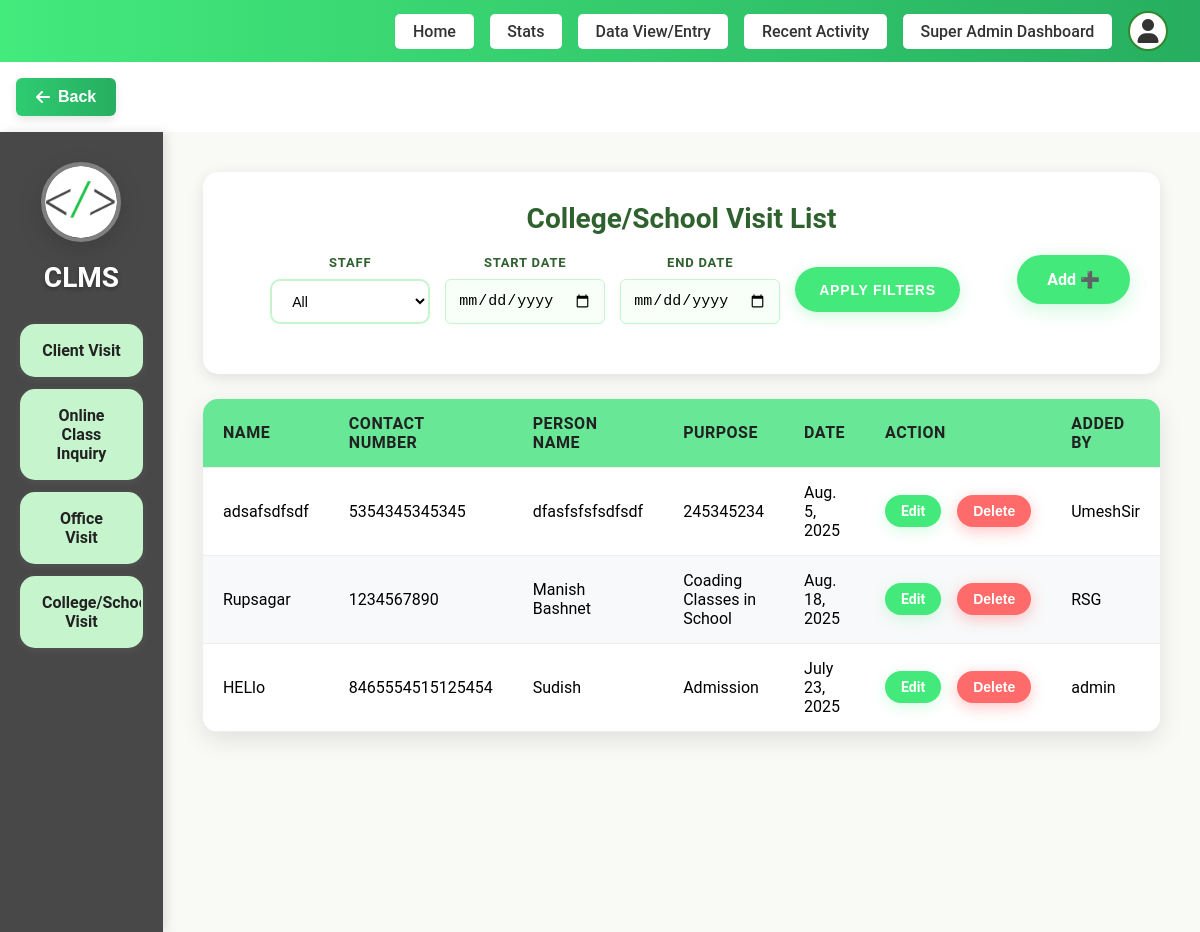
Page /add-dashboard/college-visit/list/ (signed in) on the earlier database version.
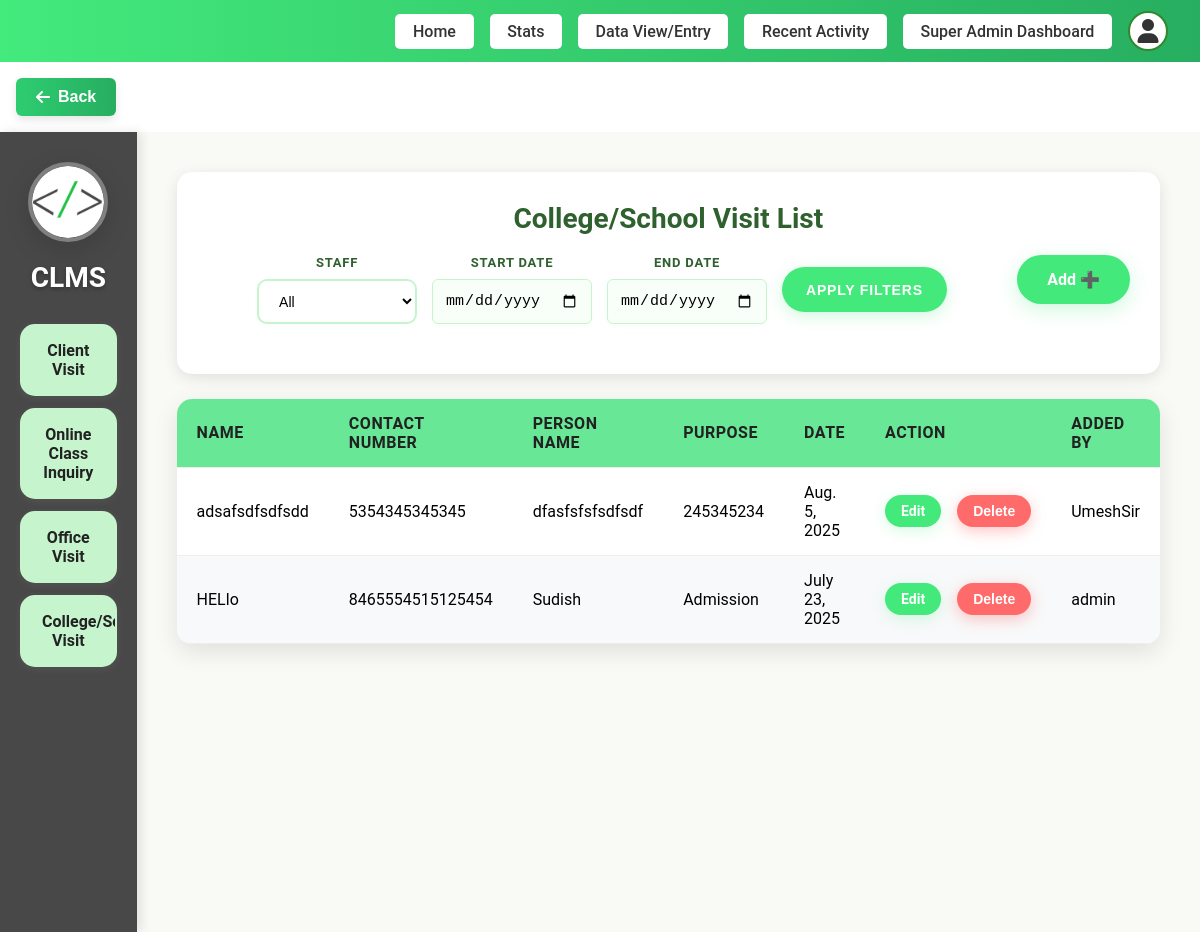
Same page on the later database version.
### staff/models.py (models this page shows, shortened)
class CollegeVisit(models.Model):
    user = models.ForeignKey(User, on_delete=models.CASCADE)
    name = models.CharField(max_length=100)
    contact = models.CharField(max_length=20)
    person_name = models.CharField(max_length=100)
    purpose = models.CharField(max_length=255)
    date = models.DateField()

### staff/views.py (the view)
# urls.py: path('college-visit/list/', views.college_visit_list, name='college_visit_list'),
@login_required
def college_visit_list(request):
    if request.user.is_superuser:
        college_visits = CollegeVisit.objects.all().order_by('-id')
        staff_filter = request.GET.get('staff')
        if staff_filter and staff_filter != 'all':
            college_visits = college_visits.filter(user_id=staff_filter)
        start_date = request.GET.get('start_date')
        end_date = request.GET.get('end_date')
        if start_date:
            try:
                start_date = datetime.strptime(start_date, '%Y-%m-%d').date()
                college_visits = college_visits.filter(date__gte=start_date)
            except ValueError:
                pass
        if end_date:
            try:
                end_date = datetime.strptime(end_date, '%Y-%m-%d').date()
                college_visits = college_visits.filter(date__lte=end_date)
            except ValueError:
                pass
        staff_users = User.objects.filter(is_staff=True).order_by('username')
    else:
        college_visits = CollegeVisit.objects.filter(user=request.user).order_by('-id')
        staff_users = None
    paginator = Paginator(college_visits, 5)  # Show 5 items per page
    page = request.GET.get('page')
    try:
        college_visits = paginator.page(page)
    except PageNotAnInteger:
        college_visits = paginator.page(1)
    except EmptyPage:
        college_visits = paginator.page(paginator.num_pages)
    return render(request, 'pages/staff/College_SchoolVisit.html', {
        'college_visits': college_visits,
        'staff_users': staff_users,
        'current_filters': {
            'staff': request.GET.get('staff', ''),
            'start_date': request.GET.get('start_date', ''),
            'end_date': request.GET.get('end_date', ''),
        }
    })

### templates/pages/staff/College_SchoolVisit.html (shortened to what this page needs)
{% load static %}
<!DOCTYPE html>
<html lang="en">
<head>
  <link rel="stylesheet" href="{% static 'css/Visit.css' %}?">
  <link rel="stylesheet" href="{% static 'css/dltvisit.css' %}">
</head>
{% include "layouts/header.html" %}
<body>
  <div class="container">
    <div class="sidebar">
      <div class="logo">
        <a href="{% url 'add_dashboard' %}">
         <img src="{% static 'assets/favicon.png' %}" alt="Logo">
        </a>
      </div>
      <h2>CLMS</h2>
      <ul>
        <li><a href="{% url 'client_visit_list' %}">Client Visit</a></li>
        <li><a href="{% url 'online_class_list' %}">Online Class Inquiry</a></li>
        <li><a href="{% url 'office_visit_list' %}">Office Visit</a></li>
        <li><a href="{% url 'college_visit_list' %}">College/School Visit</a></li>
      </ul>
    </div>
    <div class="main-content">
      <div class="header">
        <h2>College/School Visit List</h2>
        <div class="header-controls">
          <a href="{% url 'add_dashboard' %}" class="add-btn">Add ➕</a>
          {% if user.is_superuser and staff_users %}
          <div class="filter-container">
            <form method="GET" class="filter-form" style="display: flex; align-items: center; gap: 15px; flex-wrap: wrap;">
              <div class="filter-item">
                <label for="staff">Staff</label>
                <select name="staff" id="staff">
                  <option value="all" {% if current_filters.staff == 'all' or not current_filters.staff %}selected{% endif %}>All</option>
                </select>
              </div>
              <div class="filter-item">
                <label for="start_date">Start Date</label>
                <input type="date" name="start_date" id="start_date" value="{{ current_filters.start_date }}" placeholder="yyyy-mm-dd">
              </div>
              <div class="filter-item">
                <label for="end_date">End Date</label>
                <input type="date" name="end_date" id="end_date" value="{{ current_filters.end_date }}" placeholder="yyyy-mm-dd">
              </div>
              <button type="submit" class="apply-btn">Apply Filters</button>
            </form>
          </div>
          {% endif %}
        </div>
      </div>
      <table>
        <thead>
          <tr>
            <th>Name</th>
            <th>Contact number</th>
            <th>Person Name</th>
            <th>Purpose</th>
            <th>Date</th>
            <th>Action</th>
            <th>Added By</th>
          </tr>
        </thead>
        <tbody>
          {% for visit in college_visits %}
          <tr class="{% cycle 'white-row' 'green-row' %}">
            <td>{{ visit.name }}</td>
            <td>{{ visit.contact }}</td>
            <td>{{ visit.person_name }}</td>
            <td>{{ visit.purpose }}</td>
            <td>{{ visit.date }}</td>
            <td>
              <div class="action-buttons">
                <a href="{% url 'edit_college' visit.id %}" class="edit-btn">Edit</a>
                <button class="delete-btn" onclick="showCollegeVisitDeleteConfirmation('{{ visit.id }}', '{{ visit.name }}')">Delete</button>
              </div>
            </td>
            <td>{{ visit.user.username }}</td>
          </tr>
          {% empty %}
          <tr>
            <td colspan="7">No college/school visits available.</td>
          </tr>
          {% endfor %}
        </tbody>
      </table>
    </div>
  </div>
</body>
</html>

Differences in the rows shown:
removed CollegeVisit: name "Rupsagar", contact "1234567890", person_name "Manish Bashnet", purpose "Coading Classes in School", date "Aug. 18, 2025", user.username "RSG"
changed CollegeVisit "dfasfsfsfsdfsdf": name "adsafsdfsdf" → "adsafsdfsdfsdd"
